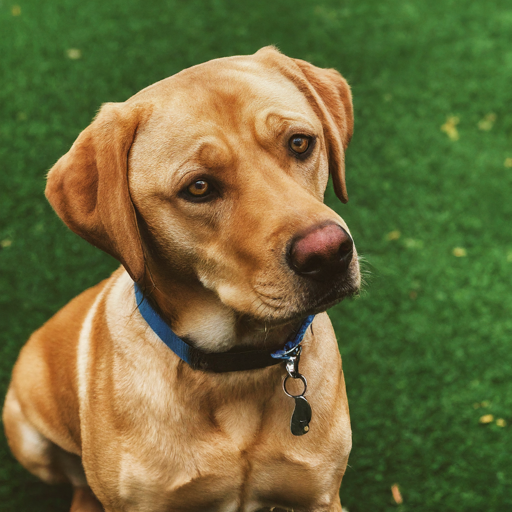
#> input picture dog.png, 512 x 512 px
$ python image_to_sketch.py
#> lines starting #> are read from the running program, lines starting #| are printed output that depends on the picture
import cv2
import numpy as np

def convert_to_sketch(image_path):

#> called with image_path = './dog.png'
    img = cv2.imread(image_path)
#> img is the input picture: shape (512, 512, 3); mean B, G, R 59.5, 107.5, 109.2

    gray = cv2.cvtColor(img, cv2.COLOR_BGR2GRAY)
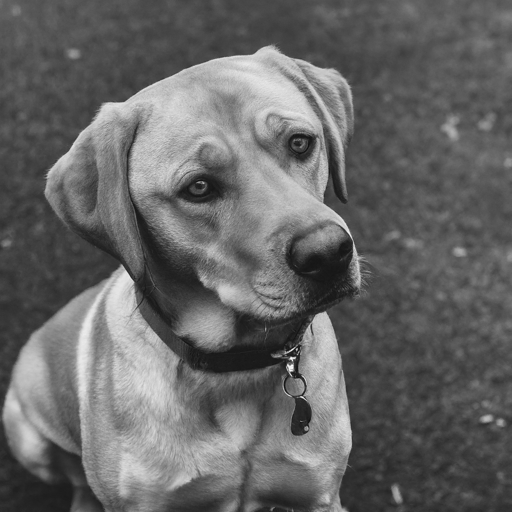
#> gray: shape (512, 512); min 14, max 254, mean 102.6

    inverted = cv2.bitwise_not(gray)
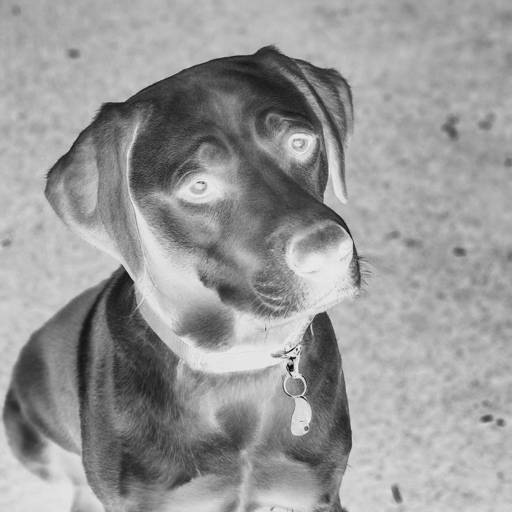
#> inverted: shape (512, 512); min 1, max 241, mean 152.4
    blurred = cv2.GaussianBlur(inverted, (111, 111), 0)
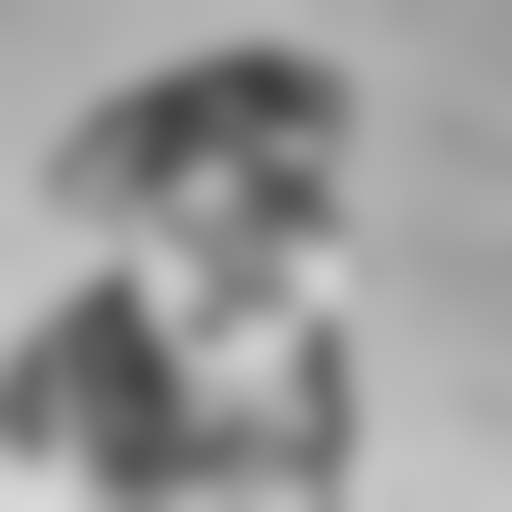
#> blurred: shape (512, 512); min 61, max 217, mean 152.4
    inverted_blurred = cv2.bitwise_not(blurred)
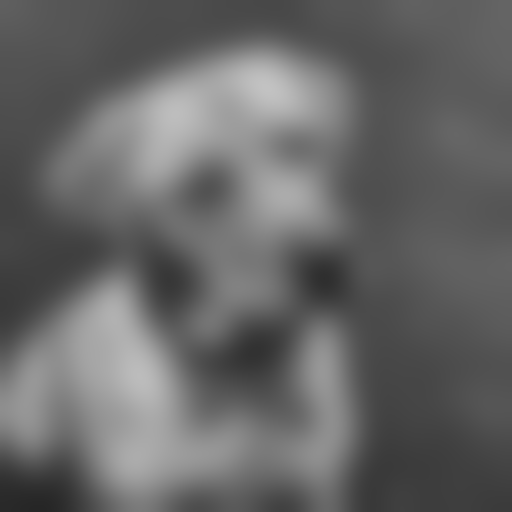
#> inverted_blurred: shape (512, 512); min 38, max 194, mean 102.6

    sketch = cv2.divide(gray, inverted_blurred, scale=256.0)
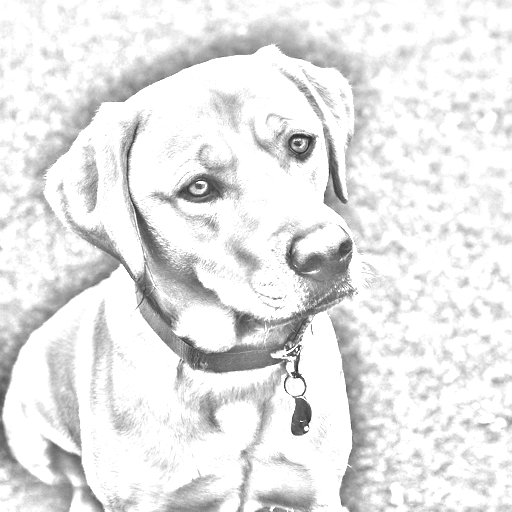
#> sketch: shape (512, 512); min 30, max 255, mean 231

    cv2.imshow("Sketched image", sketch)

    cv2.waitKey(0)
    cv2.destroyAllWindows()

if __name__ == "__main__":
    input_image_path = "./dog.png"

    convert_to_sketch(input_image_path)

$ run again, with apple.jpeg saved as dog.png
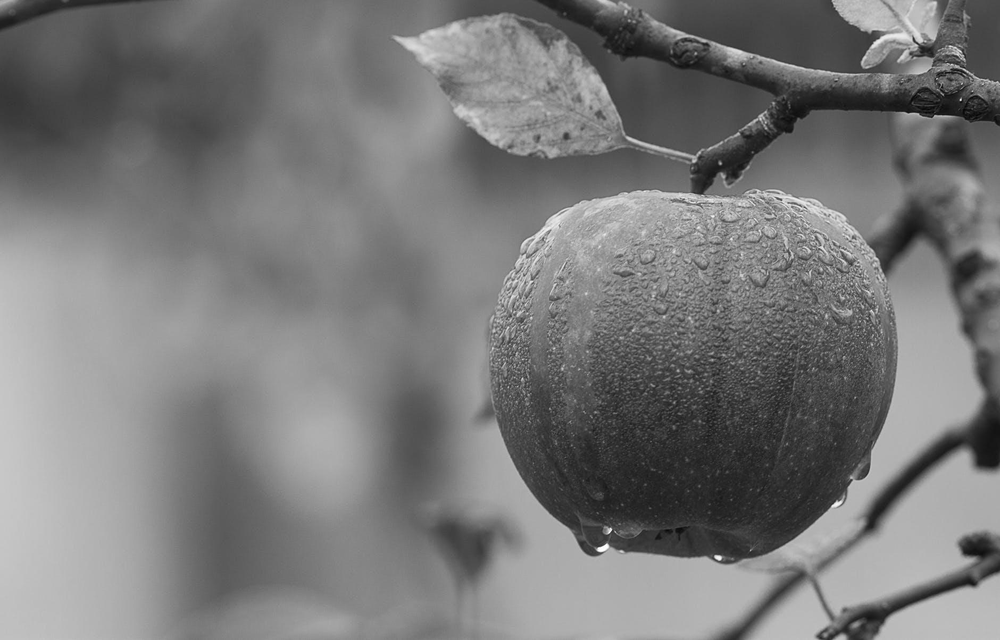
#> input picture apple.jpeg, 1000 x 640 px, shrunk from 1880 x 1204 before the run
#> in convert_to_sketch, img is the input picture: shape (640, 1000, 3); min 4, max 255, mean 121.2
#> in convert_to_sketch, `blurred = cv2.GaussianBlur(inverted, (111, 111), 0)`:
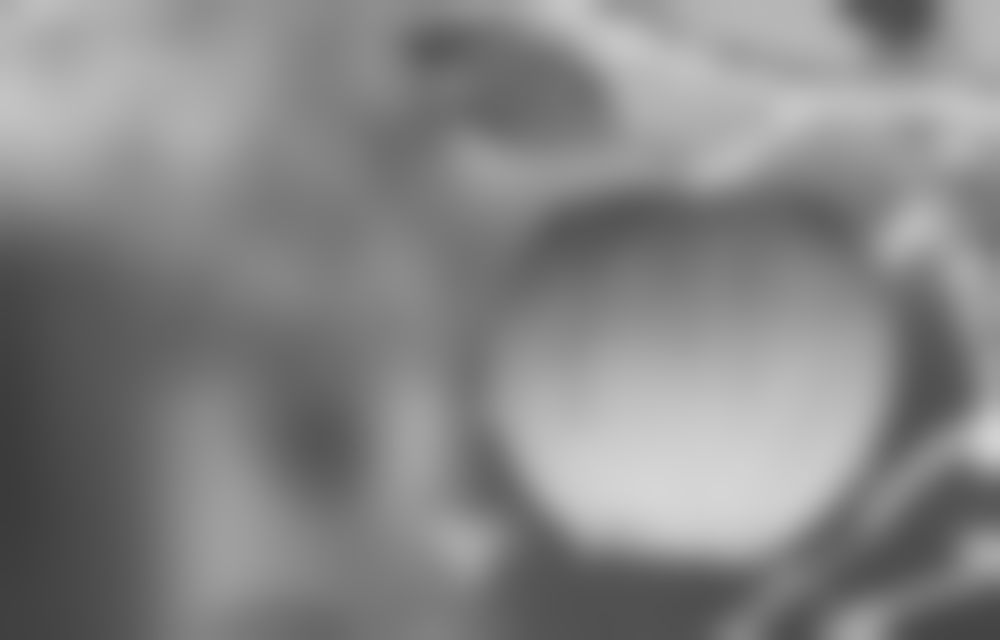
#> blurred: shape (640, 1000); min 59, max 214, mean 133.8
#> in convert_to_sketch, `sketch = cv2.divide(gray, inverted_blurred, scale=256.0)`:
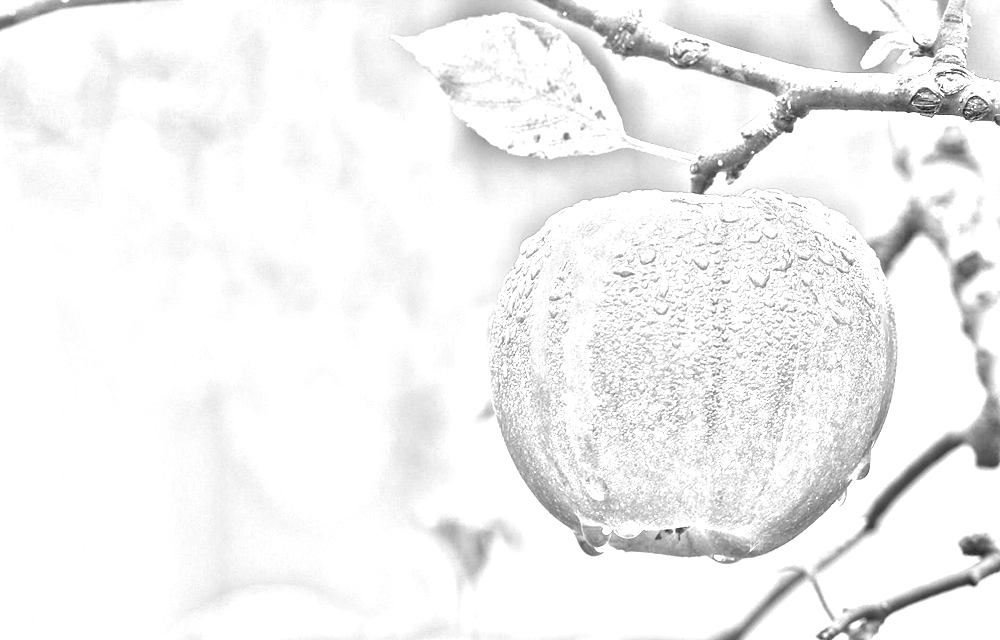
#> sketch: shape (640, 1000); min 17, max 255, mean 241.3

$ run again, with tree.jpg saved as dog.png
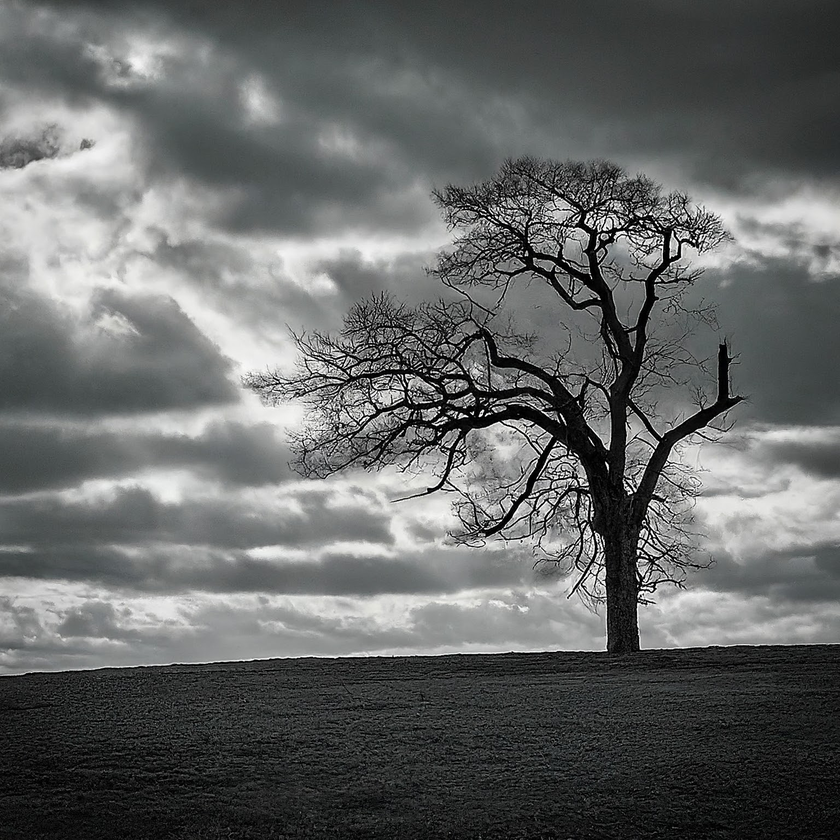
#> input picture tree.jpg, 840 x 840 px, shrunk from 1536 x 1536 before the run
#> in convert_to_sketch, img is the input picture: shape (840, 840, 3); mean B, G, R 102.7, 103.3, 101.2
#> in convert_to_sketch, `blurred = cv2.GaussianBlur(inverted, (111, 111), 0)`:
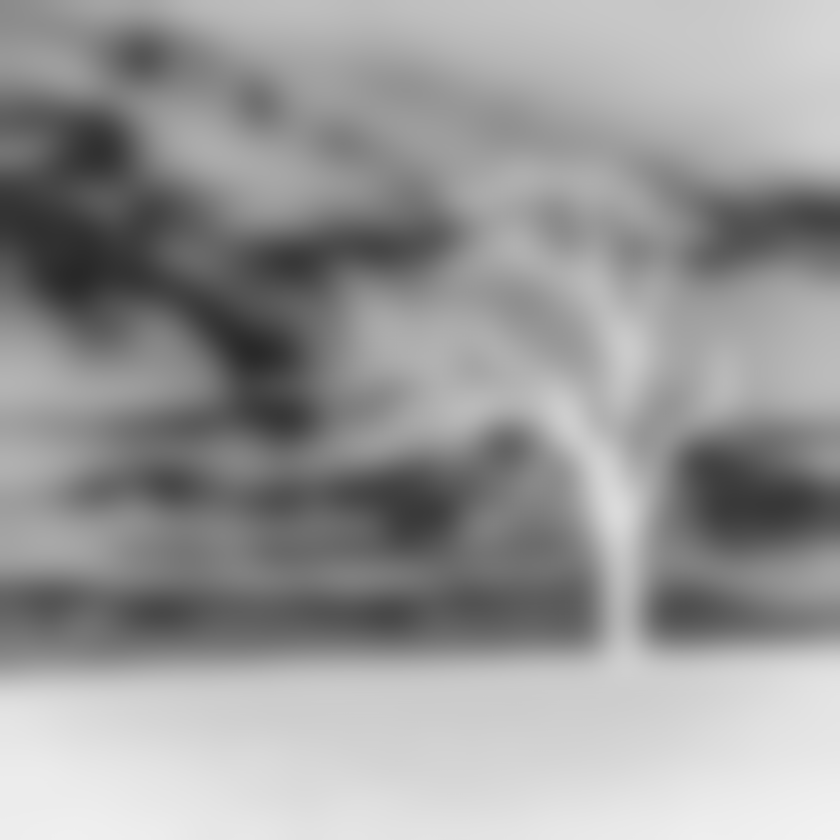
#> blurred: shape (840, 840); min 40, max 242, mean 152.5
#> in convert_to_sketch, `sketch = cv2.divide(gray, inverted_blurred, scale=256.0)`:
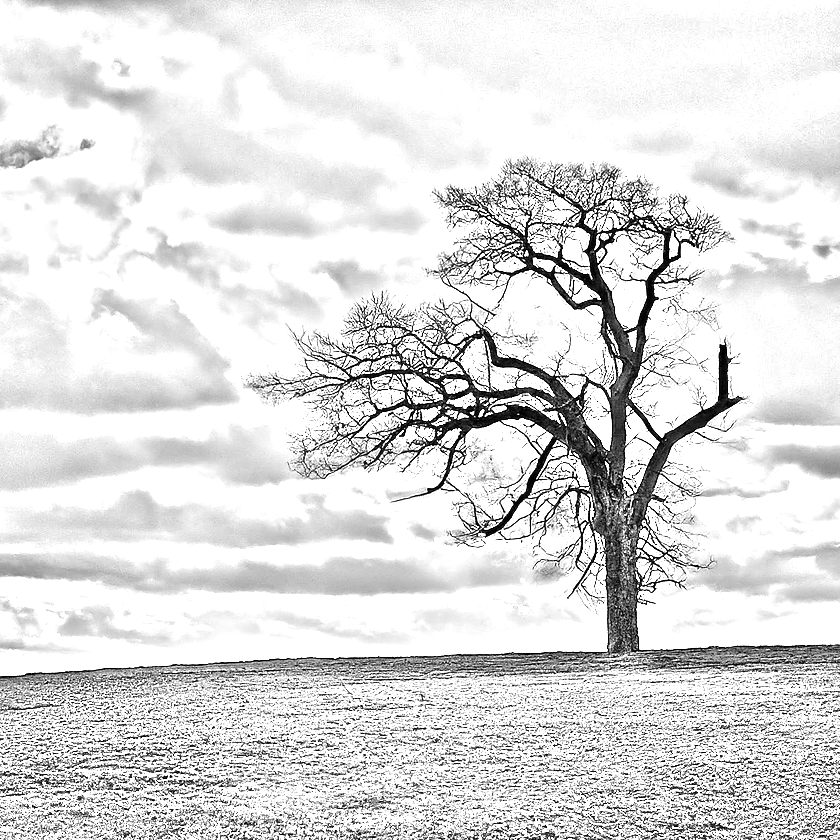
#> sketch: shape (840, 840); min 0, max 255, mean 220.8
